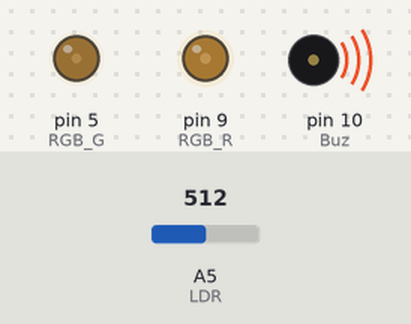
The sketch below on a simulated Arduino Uno, built with avr-gcc and run on an emulated ATmega328P. Shown: output pins drawn as LEDs (lit = HIGH), buzzer (waves = sounding). The test bench sets the inputs (shaded band); at power-on: A5 (LDR) = 512.

Above: at 1.2 s.
1.3 s: A5 (LDR) set to 716
At 2.5 s:
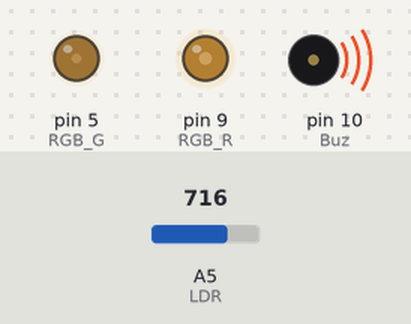
2.8 s: A5 (LDR) set to 40
At 3.7 s:
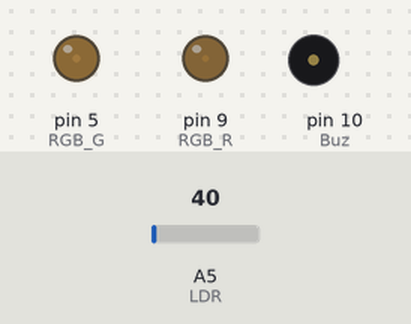
4.3 s: A5 (LDR) set to 0
At 4.9 s:
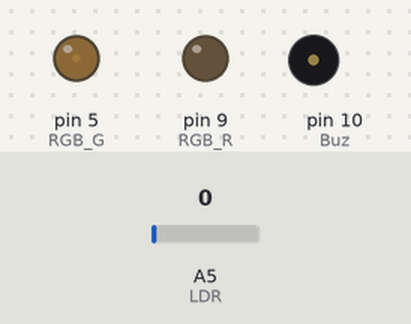
Timing chart, 0 to 7.3 s (numbered marks = the images above; inputs shaded):
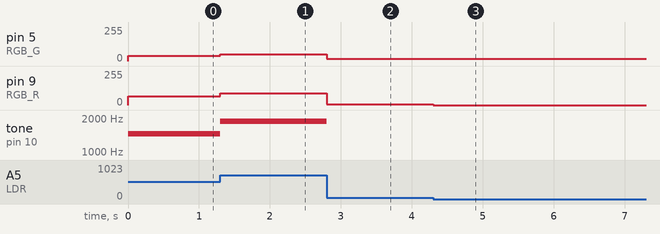

Measured:
- after the input at 1.3 s, pin 5 (RGB_G): 40/255 → 49/255 at once; pin 9 (RGB_R): 64/255 → 89/255 at once; tone on pin 10 (Buz): 1451 Hz → 1869 Hz at once
- after the input at 2.8 s, pin 5 (RGB_G): 49/255 → 17/255 at once; pin 9 (RGB_R): 89/255 → 5/255 at once; tone on pin 10 (Buz): 1869 Hz → silent at once
- after the input at 4.3 s, pin 5 (RGB_G): 17/255 → 16/255 at once; pin 9 (RGB_R): 5/255 → 0/255 at once

The sketch:

TheremLDR.ino
```cpp
/*TheremLDR
 Un pequeno programa, ca LDR manexamos o zoador e un par de LEDes
*/
//Entradas / saídas
#define LDR A5
#define Buz 10
#define RGB_R 9
#define RGB_G 5
int Valor_LDR; //Variables
int Frecuencia;
int BrilloR;
int BrilloG;
void setup() {
pinMode (LDR ,INPUT); //Axuste do modo
pinMode (Buz ,OUTPUT);
pinMode (RGB_R ,OUTPUT);
}
void loop() {
 Valor_LDR = analogRead(A5); //leemos a LDR
//escala o Valor da LDR a frecuencia
 Frecuencia = map(Valor_LDR, 0, 1023, 400, 2500);
 BrilloR = map(Valor_LDR, 0, 1023, 0, 128); //escala Valor_LDR o brillo do LED
 BrilloG = map(Valor_LDR, 0, 1023,16, 64); //escala para colorear
//si se escurece apaga o zoador
 if (Valor_LDR<50){ Frecuencia= 0;}
 tone(Buz, Frecuencia, 10); //emite a frecuencia dependente da LDR
 analogWrite(RGB_R, BrilloR); //luz Vermella
 analogWrite(RGB_G, BrilloG); //luz Verde
 delay(1); //unha espera para estabilizar a conversión AD
}
```
